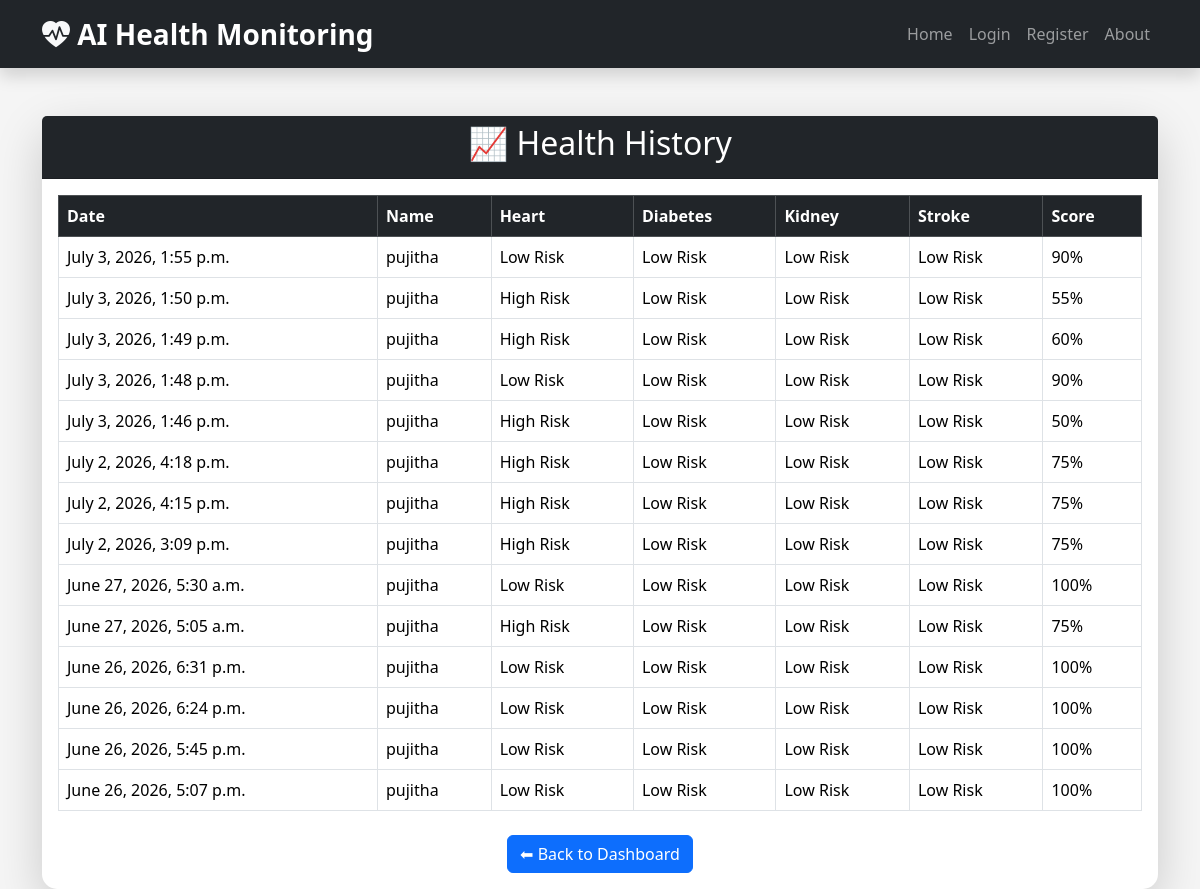
Page /history/ (signed in) on the committed database.
### health_app/models.py (models this page shows, shortened)
class HealthHistory(models.Model):
    user = models.ForeignKey(User, on_delete=models.CASCADE)
    name = models.CharField(max_length=100)
    age = models.IntegerField()
    heart = models.CharField(max_length=30)
    diabetes = models.CharField(max_length=30)
    kidney = models.CharField(max_length=30)
    stroke = models.CharField(max_length=30)
    score = models.IntegerField()
    created_at = models.DateTimeField(auto_now_add=True)

### health_app/views.py (the view)
# urls.py: path('history/', views.history, name='history'),
def history(request):
    if not request.user.is_authenticated:
        return redirect("login")
    reports = HealthHistory.objects.filter(
        user=request.user
    ).order_by("-created_at")
    return render(
        request,
        "history.html",
        {
            "reports": reports
        }
    )

### templates/history.html
{% extends 'base.html' %}
{% block content %}
<div class="container mt-5">
    <div class="card shadow-lg">
        <div class="card-header bg-dark text-white text-center">
            <h2>📈 Health History</h2>
        </div>
        <div class="card-body">
            {% if reports %}
            <table class="table table-bordered table-hover">
                <thead class="table-dark">
                    <tr>
                        <th>Date</th>
                        <th>Name</th>
                        <th>Heart</th>
                        <th>Diabetes</th>
                        <th>Kidney</th>
                        <th>Stroke</th>
                        <th>Score</th>
                    </tr>
                </thead>
                <tbody>
                    {% for report in reports %}
                    <tr>
                        <td>{{ report.created_at }}</td>
                        <td>{{ report.name }}</td>
                        <td>{{ report.heart }}</td>
                        <td>{{ report.diabetes }}</td>
                        <td>{{ report.kidney }}</td>
                        <td>{{ report.stroke }}</td>
                        <td>{{ report.score }}%</td>
                    </tr>
                    {% endfor %}
                </tbody>
            </table>
            {% else %}
            <div class="alert alert-info text-center">
                <h4>No health reports available.</h4>
                <p>Complete a health analysis to see your history here.</p>
            </div>
            {% endif %}
            <div class="text-center mt-4">
                <a href="{% url 'dashboard' %}" class="btn btn-primary">
                    ⬅ Back to Dashboard
                </a>
            </div>
        </div>
    </div>
</div>
{% endblock %}

### templates/base.html (shortened to what this page needs)
{% load static %}
<!DOCTYPE html>
<html lang="en">
<head>
<link href="https://cdn.jsdelivr.net/npm/bootstrap@5.3.3/dist/css/bootstrap.min.css" rel="stylesheet">
<link rel="stylesheet"
href="https://cdn.jsdelivr.net/npm/bootstrap-icons@1.11.3/font/bootstrap-icons.min.css">
<link rel="stylesheet" href="{% static 'css/style.css' %}">
</head>
<body>
<nav class="navbar navbar-expand-lg navbar-dark bg-dark shadow">
<div class="container">
<a class="navbar-brand fw-bold fs-3" href="/">
<i class="bi bi-heart-pulse-fill text-light"></i>
AI Health Monitoring
</a>
<div class="collapse navbar-collapse"
id="navbarNav">
<ul class="navbar-nav ms-auto">
<li class="nav-item">
<a class="nav-link" href="/">Home</a>
</li>
<li class="nav-item">
<a class="nav-link" href="/login/">Login</a>
</li>
<li class="nav-item">
<a class="nav-link" href="/register/">Register</a>
</li>
<li class="nav-item">
<a class="nav-link" href="#">About</a>
</li>
</ul>
</div>
</div>
</nav>
{% block content %}
{% endblock %}
</body>
</html>

### static/css/style.css (style rules this page uses)
body { background:#f5f5f5; font-family:'Segoe UI',sans-serif; }
.card { border:none; border-radius:15px; transition:.4s; }
.navbar-brand { font-weight:bold; }

### rows in the picture
HealthHistory: created_at "July 3, 2026, 1:55 p.m.", name "pujitha", heart "Low Risk", diabetes "Low Risk", kidney "Low Risk", stroke "Low Risk", score "90"
HealthHistory: created_at "July 3, 2026, 1:50 p.m.", name "pujitha", heart "High Risk", diabetes "Low Risk", kidney "Low Risk", stroke "Low Risk", score "55"
HealthHistory: created_at "July 3, 2026, 1:49 p.m.", name "pujitha", heart "High Risk", diabetes "Low Risk", kidney "Low Risk", stroke "Low Risk", score "60"
HealthHistory: created_at "July 3, 2026, 1:48 p.m.", name "pujitha", heart "Low Risk", diabetes "Low Risk", kidney "Low Risk", stroke "Low Risk", score "90"
HealthHistory: created_at "July 3, 2026, 1:46 p.m.", name "pujitha", heart "High Risk", diabetes "Low Risk", kidney "Low Risk", stroke "Low Risk", score "50"
HealthHistory: created_at "July 2, 2026, 4:18 p.m.", name "pujitha", heart "High Risk", diabetes "Low Risk", kidney "Low Risk", stroke "Low Risk", score "75"
HealthHistory: created_at "July 2, 2026, 4:15 p.m.", name "pujitha", heart "High Risk", diabetes "Low Risk", kidney "Low Risk", stroke "Low Risk", score "75"
HealthHistory: created_at "July 2, 2026, 3:09 p.m.", name "pujitha", heart "High Risk", diabetes "Low Risk", kidney "Low Risk", stroke "Low Risk", score "75"
HealthHistory: created_at "June 27, 2026, 5:30 a.m.", name "pujitha", heart "Low Risk", diabetes "Low Risk", kidney "Low Risk", stroke "Low Risk", score "100"
HealthHistory: created_at "June 27, 2026, 5:05 a.m.", name "pujitha", heart "High Risk", diabetes "Low Risk", kidney "Low Risk", stroke "Low Risk", score "75"
HealthHistory: created_at "June 26, 2026, 6:31 p.m.", name "pujitha", heart "Low Risk", diabetes "Low Risk", kidney "Low Risk", stroke "Low Risk", score "100"
HealthHistory: created_at "June 26, 2026, 6:24 p.m.", name "pujitha", heart "Low Risk", diabetes "Low Risk", kidney "Low Risk", stroke "Low Risk", score "100"
HealthHistory: created_at "June 26, 2026, 5:45 p.m.", name "pujitha", heart "Low Risk", diabetes "Low Risk", kidney "Low Risk", stroke "Low Risk", score "100"
HealthHistory: created_at "June 26, 2026, 5:07 p.m.", name "pujitha", heart "Low Risk", diabetes "Low Risk", kidney "Low Risk", stroke "Low Risk", score "100"
